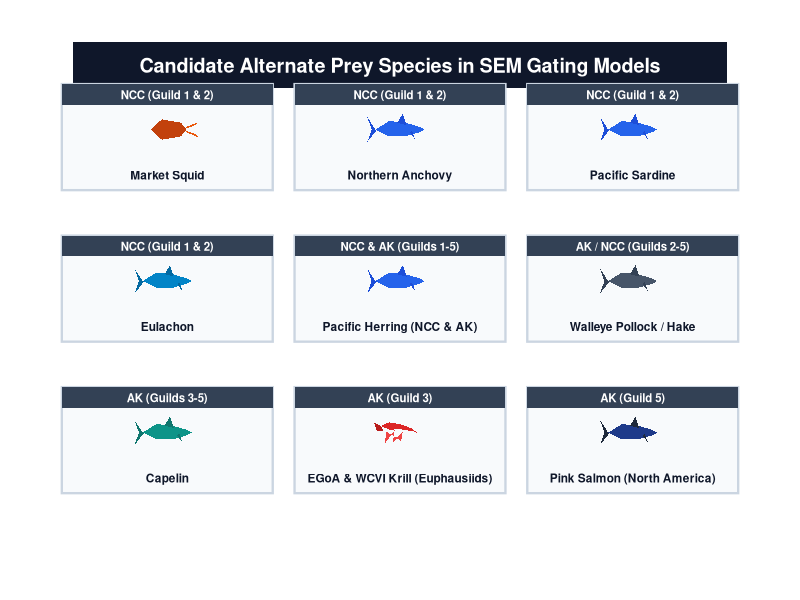
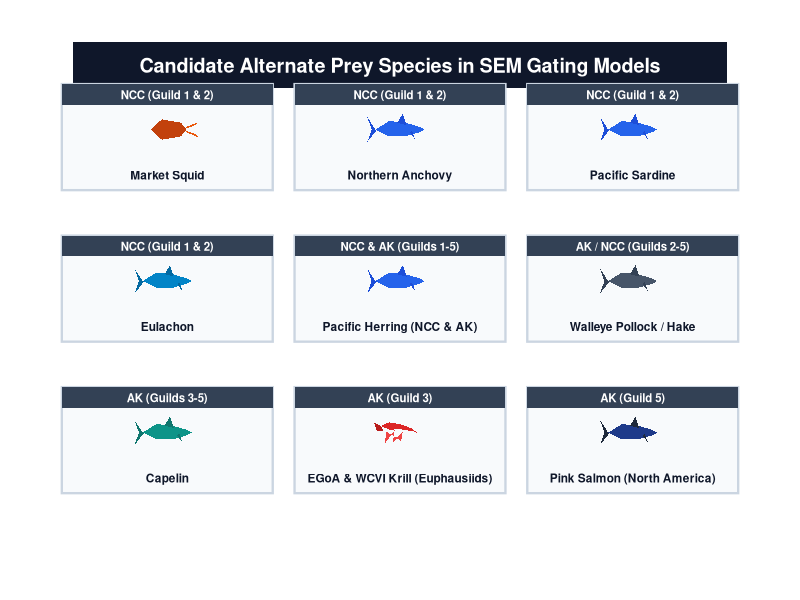

R code for these plots, in order:
library(ggplot2)
library(dplyr)

# ------------------------------------------------------------------------------
# STEP 0: SETUP PATHS
# ------------------------------------------------------------------------------
figures_dir <- file.path("Rcode_for_paper", "figures")
dir.create(figures_dir, showWarnings = FALSE, recursive = TRUE)

# ------------------------------------------------------------------------------
# STEP 1: DEFINE PREY SPECIES & CARD COORDINATES
# ------------------------------------------------------------------------------
prey_df <- data.frame(
  group  = c("Market Squid",
             "Northern Anchovy",
             "Pacific Sardine",
             "Eulachon",
             "Pacific Herring (NCC & AK)",
             "Walleye Pollock / Hake",
             "Capelin",
             "EGoA & WCVI Krill (Euphausiids)",
             "Pink Salmon (North America)"),
  region = c("NCC (Guild 1 & 2)", "NCC (Guild 1 & 2)", "NCC (Guild 1 & 2)","NCC (Guild 1 & 2)", 
             "NCC & AK (Guilds 1-5)",  "AK / NCC (Guilds 2-5)", 
             "AK (Guilds 3-5)", "AK (Guild 3)", "AK (Guild 5)"),
  x = rep(c(1.8, 5.0, 8.2), length.out = 9),
  y = c(5.8, 5.8, 5.8, 3.8, 3.8, 3.8, 1.8, 1.8, 1.8),
  type = c("squid", "forage_fish", "forage_fish", "herring", "forage_fish", "gadid", "capelin", "krill", "salmon")
)

# ------------------------------------------------------------------------------
# STEP 2: BUILD REFINED ANATOMICAL VECTOR POLYGONS
# ------------------------------------------------------------------------------
get_prey_polygons <- function(df) {
  poly_list <- list()
  
  for (i in 1:nrow(df)) {
    cx <- df$x[i]
    cy <- df$y[i] + 0.05
    tp <- df$type[i]
    
    if (tp == "squid") {
      # Mantle / Head
      m_x <- cx + c(-0.1, -0.3, -0.1, 0.25, 0.35, 0.25) * 0.75
      m_y <- cy + c(0.18, 0.0, -0.18, -0.12, 0.0, 0.12) * 0.75
      poly_list[[length(poly_list) + 1]] <- data.frame(x = m_x, y = m_y, id = paste0(i, "_mantle"), fill = "#C2410C")
      
      # Tail Fins (Rhomboid)
      f_x <- cx + c(-0.3, -0.45, -0.3, -0.2) * 0.75
      f_y <- cy + c(0.0, 0.18, 0.0, -0.18) * 0.75
      poly_list[[length(poly_list) + 1]] <- data.frame(x = f_x, y = f_y, id = paste0(i, "_fin"), fill = "#9A3412")
      
      # Tentacles (Trailing right)
      t_x <- cx + c(0.35, 0.55, 0.52, 0.35) * 0.75
      t_y <- cy + c(0.05, 0.12, 0.08, 0.02) * 0.75
      poly_list[[length(poly_list) + 1]] <- data.frame(x = t_x, y = t_y, id = paste0(i, "_t1"), fill = "#EA580C")
      
      t2_x <- cx + c(0.35, 0.58, 0.54, 0.35) * 0.75
      t2_y <- cy + c(-0.05, -0.14, -0.09, -0.02) * 0.75
      poly_list[[length(poly_list) + 1]] <- data.frame(x = t2_x, y = t2_y, id = paste0(i, "_t2"), fill = "#EA580C")
      
    } else if (tp == "krill") {
      # Curved Euphausiid Segmented Body
      b_x <- cx + c(-0.35, -0.2, 0.0, 0.2, 0.35, 0.25, 0.0, -0.2) * 0.75
      b_y <- cy + c(0.12, 0.18, 0.15, 0.08, -0.02, 0.02, 0.06, 0.05) * 0.75
      poly_list[[length(poly_list) + 1]] <- data.frame(x = b_x, y = b_y, id = paste0(i, "_body"), fill = "#DC2626")
      
      # Cephalothorax / Head
      h_x <- cx + c(-0.35, -0.48, -0.42, -0.3) * 0.75
      h_y <- cy + c(0.12, 0.18, 0.02, 0.02) * 0.75
      poly_list[[length(poly_list) + 1]] <- data.frame(x = h_x, y = h_y, id = paste0(i, "_head"), fill = "#B91C1C")
      
      # Feathery Legs (Thoracopods)
      l_x <- cx + c(-0.25, -0.28, -0.1, -0.13, 0.05, 0.02) * 0.75
      l_y <- cy + c(0.02, -0.2, 0.04, -0.18, 0.02, -0.15) * 0.75
      poly_list[[length(poly_list) + 1]] <- data.frame(x = l_x, y = l_y, id = paste0(i, "_legs"), fill = "#EF4444")
      
    } else if (tp %in% c("forage_fish", "herring", "capelin", "gadid", "salmon")) {
      # Sleek Streamlined Fish Body
      # Color palette by type
      col_main <- case_when(
        tp == "herring"     ~ "#0284C7",
        tp == "capelin"     ~ "#0D9488",
        tp == "gadid"       ~ "#475569",
        tp == "salmon"      ~ "#1E3A8A",
        TRUE                ~ "#2563EB"
      )
      col_dark <- case_when(
        tp == "herring"     ~ "#0369A1",
        tp == "capelin"     ~ "#0F766E",
        tp == "gadid"       ~ "#334155",
        tp == "salmon"      ~ "#1E293B",
        TRUE                ~ "#1D4ED8"
      )
      
      # Fusiform Body
      px <- cx + c(-0.45, -0.2, 0.1, 0.35, 0.45, 0.35, 0.1, -0.2) * 0.75
      py <- cy + c(0.0, 0.15, 0.12, 0.05, 0.0, -0.05, -0.12, -0.12) * 0.75
      poly_list[[length(poly_list) + 1]] <- data.frame(x = px, y = py, id = paste0(i, "_body"), fill = col_main)
      
      # Dorsal Fin
      df_x <- cx + c(-0.05, 0.05, 0.12) * 0.75
      df_y <- cy + c(0.12, 0.28, 0.08) * 0.75
      poly_list[[length(poly_list) + 1]] <- data.frame(x = df_x, y = df_y, id = paste0(i, "_dfin"), fill = col_dark)
      
      # Forked Caudal Tail
      tf_x <- cx + c(-0.45, -0.6, -0.52, -0.6, -0.42) * 0.75
      tf_y <- cy + c(0.0, 0.22, 0.0, -0.22, 0.0) * 0.75
      poly_list[[length(poly_list) + 1]] <- data.frame(x = tf_x, y = tf_y, id = paste0(i, "_tail"), fill = col_dark)
      
      # Pectoral Fin
      pf_x <- cx + c(0.18, 0.28, 0.22) * 0.75
      pf_y <- cy + c(-0.05, -0.18, -0.02) * 0.75
      poly_list[[length(poly_list) + 1]] <- data.frame(x = pf_x, y = pf_y, id = paste0(i, "_pfin"), fill = col_dark)
    }
  }
  
  bind_rows(poly_list)
}

polys <- get_prey_polygons(prey_df)

# ------------------------------------------------------------------------------
# STEP 3: ASSEMBLE GGPLOT CANVAS & SAVE SLIDE
# ------------------------------------------------------------------------------
p <- ggplot() + 
  theme_void() + 
  xlim(0, 10) + ylim(0, 7.2) +
  
  # Slide Header
  annotate("rect", xmin = 0.5, xmax = 9.5, ymin = 6.4, ymax = 7.0, fill = "#0F172A", color = NA) +
  annotate("text", x = 5, y = 6.7, label = "Candidate Alternate Prey Species in SEM Gating Models", 
           color = "white", fontface = "bold", size = 5)

# Render Card Boxes and Text Labels
for (i in 1:nrow(prey_df)) {
  cx <- prey_df$x[i]
  cy <- prey_df$y[i]
  
  p <- p + 
    annotate("rect", xmin = cx - 1.45, xmax = cx + 1.45, ymin = cy - 0.75, ymax = cy + 0.65, 
             fill = "#F8FAFC", color = "#CBD5E1", linewidth = 0.8) +
    annotate("rect", xmin = cx - 1.45, xmax = cx + 1.45, ymin = cy + 0.38, ymax = cy + 0.65, 
             fill = "#334155", color = NA) +
    annotate("text", x = cx, y = cy + 0.51, label = prey_df$region[i], 
             color = "white", fontface = "bold", size = 2.9) +
    annotate("text", x = cx, y = cy - 0.55, label = prey_df$group[i], 
             color = "#0F172A", fontface = "bold", size = 3.0)
}

# Add Vector Icon Polygons to Plot
p <- p + 
  geom_polygon(data = polys, aes(x = x, y = y, group = id, fill = fill), color = NA) +
  scale_fill_identity()

# Print in RStudio
print(p)

# Save High-Resolution Image to target figures directory
out_png <- file.path(figures_dir, "prey_icons_slide.png")
ggsave(out_png, plot = p, width = 11, height = 7.2, dpi = 300)

cat(sprintf("\nPrey icons slide generated successfully and saved to: %s\n", out_png))
